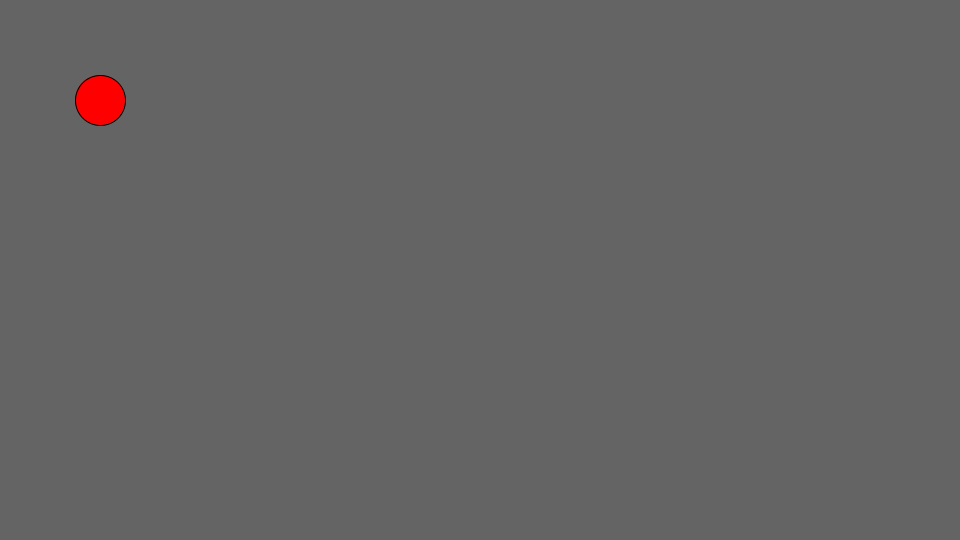
Frame 1 (no input)
Frame 60 (the mouse pressed at the canvas centre just before this capture): identical to frame 1, image omitted
Frame 120 (the mouse held since frame 60 and released just before this capture): identical to frame 1, image omitted

The Processing sketch that drew this single still picture (run headless with seeded random() and noise(); from frame 60 on, the mouse is pressed at the canvas centre):

// Processing sketch: Function01
// ── Function01.pde
void setup(){
  size(960,540);
}

void draw(){
  background(100);
  display();
}

void display(){
  fill(255,0,0);
  ellipse(100,100,50,50);
}
